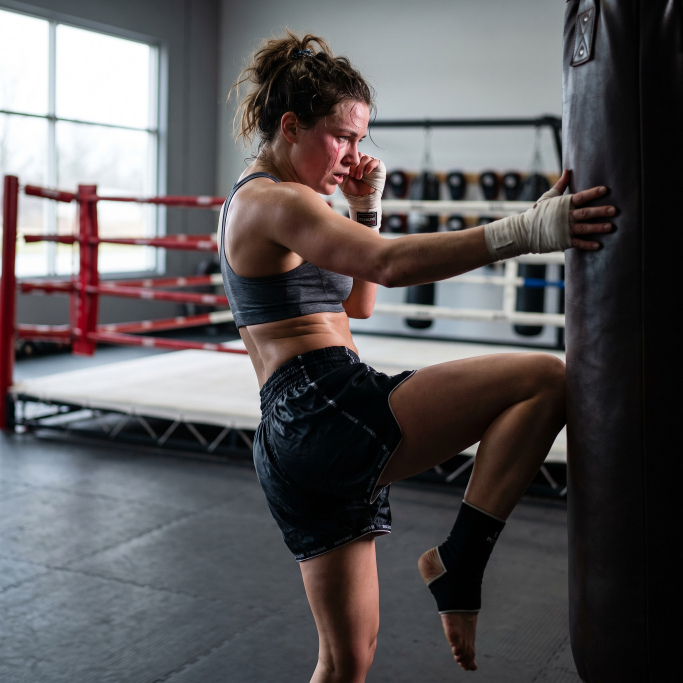
#> input picture Lifestyle Photos/athletes/A01_muay-thai-knee.jpg, 2048 x 2048 px (shown at 1/3 size); its folder holds only this picture in this run
$ python _contact_sheet.py
#> lines starting #> are read from the running program, lines starting #| are printed output that depends on the picture
"""
Build a contact sheet per set so 12 frames can be reviewed at once.

    python3 "Lifestyle Photos/_contact_sheet.py"
"""
import os
from PIL import Image, ImageDraw

BASE = os.path.dirname(os.path.abspath(__file__))
CELL, COLS, PAD, STRIP = 640, 4, 12, 34

for folder, out in (("athletes", "_sheet_athletes.jpg"),
                    ("product", "_sheet_product.jpg")):
    d = os.path.join(BASE, folder)
    files = sorted(f for f in os.listdir(d) if f.endswith(".jpg"))
    if not files:
        continue
    rows = -(-len(files) // COLS)
    W = COLS * CELL + (COLS + 1) * PAD
    H = rows * (CELL + STRIP) + (rows + 1) * PAD
    sheet = Image.new("RGB", (W, H), (18, 18, 18))
#> sheet: PIL image 2620x698 RGB; every value is 18
    draw = ImageDraw.Draw(sheet)
    for i, f in enumerate(files):
        r, c = divmod(i, COLS)
        x = PAD + c * (CELL + PAD)
        y = PAD + r * (CELL + STRIP + PAD)
        im = Image.open(os.path.join(d, f)).convert("RGB").resize((CELL, CELL), Image.LANCZOS)
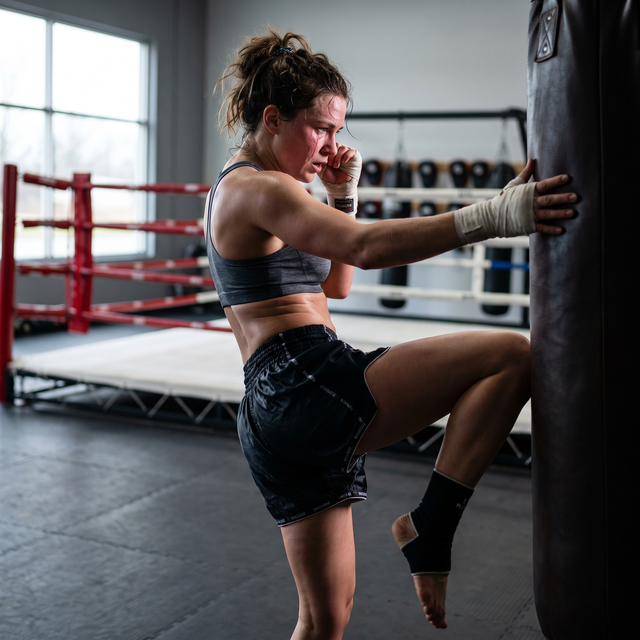
#> im: PIL image 640x640 RGB; mean R, G, B 92.2, 89, 90.6
        sheet.paste(im, (x, y))
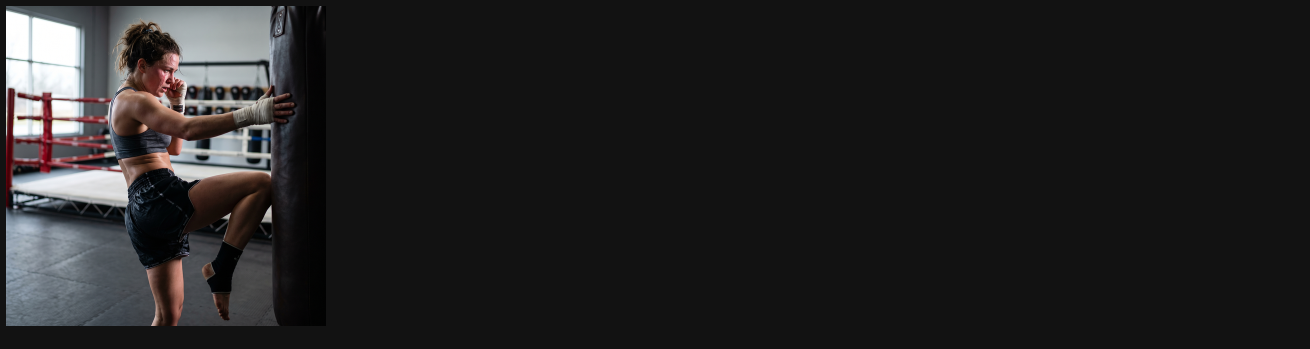
#> sheet: PIL image 2620x698 RGB (shown at 1/2 size); mean R, G, B 34.6, 33.9, 34.3
        draw.text((x + 4, y + CELL + 9), f.rsplit(".", 1)[0], fill=(190, 190, 190))
    sheet.save(os.path.join(BASE, out), quality=88)
    print(f"{out}  {len(files)} frames  {sheet.size[0]}x{sheet.size[1]}")
#| _sheet_athletes.jpg  1 frames  2620x698
#> (the run stopped early here; a loop or call above may not have finished)
